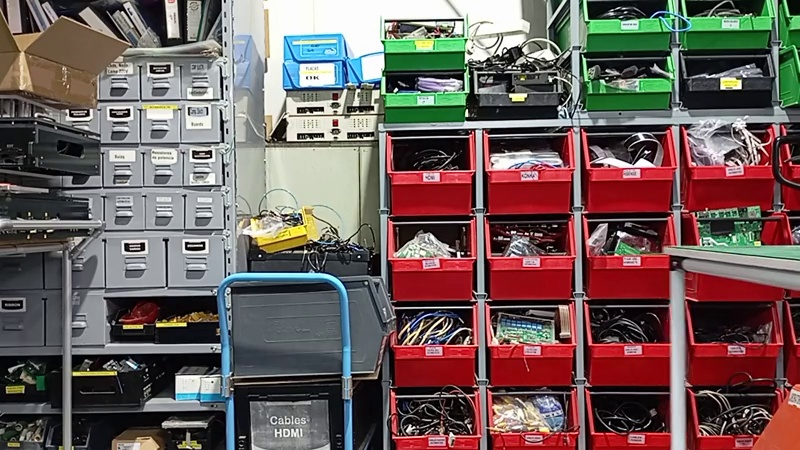
#> input picture backend/extracted_frames/frame_1_at_2847.jpg, 800 x 450 px
$ python -i ocr.py   (imports and definitions only)
#> lines starting #> are read from the running program, lines starting #| are printed output that depends on the picture; after the words box and inside, x2 and y2 are one past the last pixel; in counts of white or black regions, pixels touching at a corner belong together
#> further down, picture is the input picture: shape (450, 800, 3); mean B, G, R 91.5, 94.1, 111.1
import cv2
import numpy as np
import pytesseract
import re
from typing import Optional

def preprocess_for_ocr(image: np.ndarray) -> Optional[np.ndarray]:
    """Preprocesa una imagen para mejorar el OCR"""
    if image is None or not isinstance(image, np.ndarray) or image.size == 0:
        print("Error en preprocess_for_ocr: La imagen de entrada es None, no es un array numpy o está vacía.")
        return None

    # Convertir a escala de grises
    gray = cv2.cvtColor(image, cv2.COLOR_BGR2GRAY)
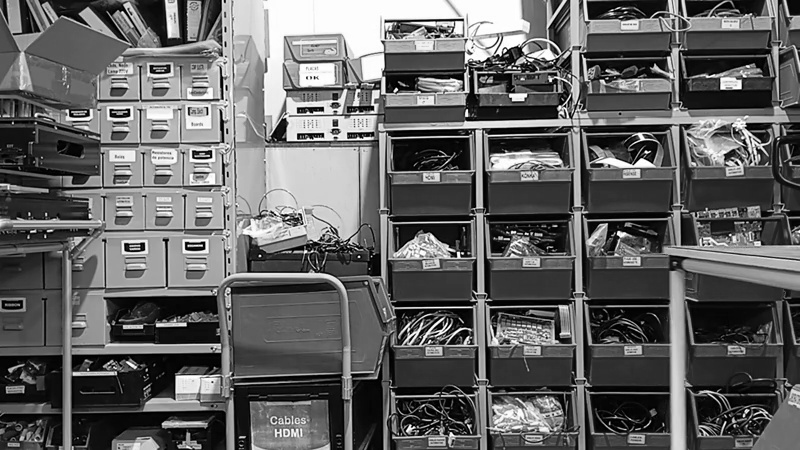
#> gray: shape (450, 800); min 0, max 255, mean 98.9

    # Aplicar umbral adaptativo
    thresh = cv2.adaptiveThreshold(
        gray, 255, cv2.ADAPTIVE_THRESH_GAUSSIAN_C,
        cv2.THRESH_BINARY_INV, 11, 2
    )
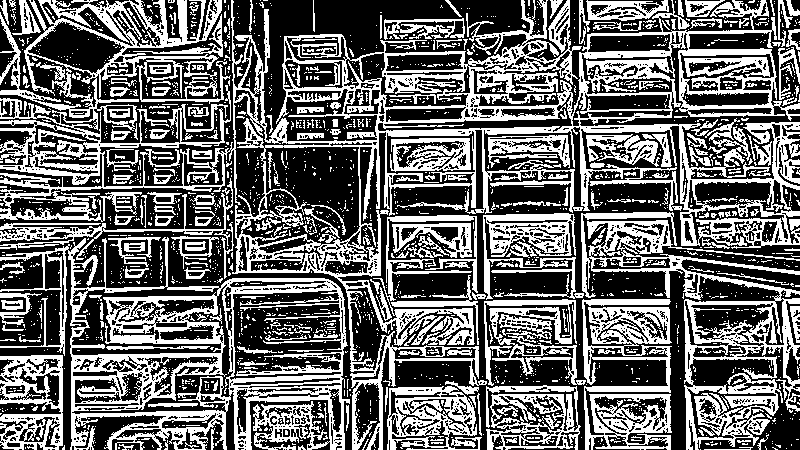
#> thresh: shape (450, 800); 41.1% white; 2050 white regions (1797 under 20 px), largest, box (x1, y1, x2, y2) and area: (0, 0, 800, 450) 59612, (0, 237, 350, 450) 20322, (581, 212, 800, 450) 11700

    # Reducir ruido
    kernel = np.ones((2,2), np.uint8)
    cleaned = cv2.morphologyEx(thresh, cv2.MORPH_CLOSE, kernel)
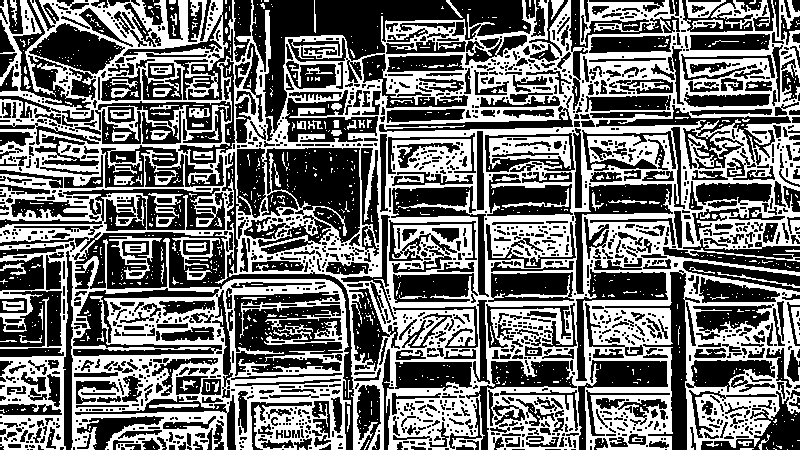
#> cleaned: shape (450, 800); 44.7% white; 980 white regions (883 under 20 px), largest, box (x1, y1, x2, y2) and area: (0, 0, 800, 450) 149096, (489, 136, 571, 169) 1445, (109, 236, 162, 279) 569

    return cleaned

# [43 lines left out: functions validate_number, extract_number_from_image, not called in this run]

>>> import cv2
>>> picture = cv2.imread('../extracted_frames/frame_1_at_2847.jpg')
>>> result = preprocess_for_ocr(picture)
